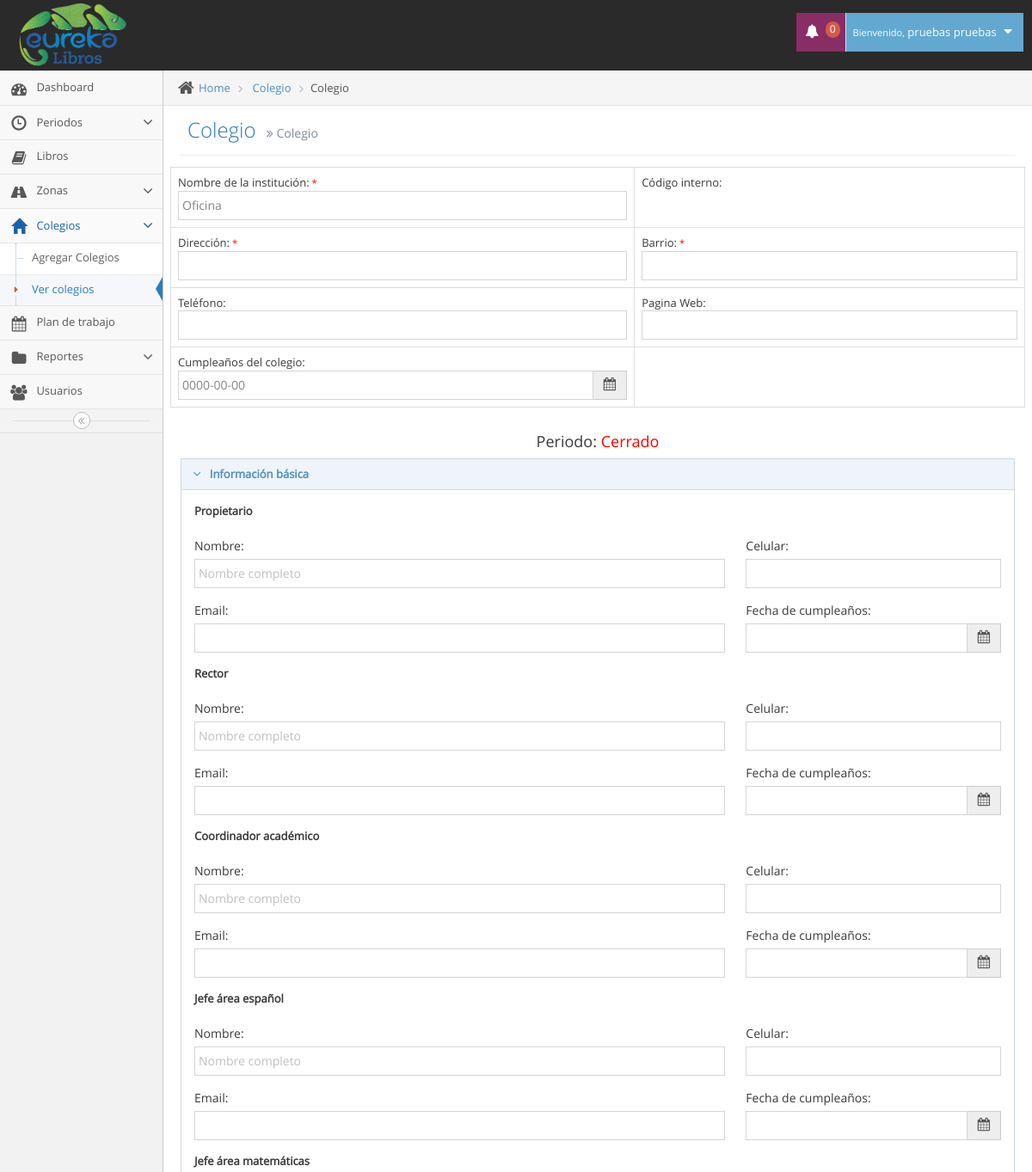
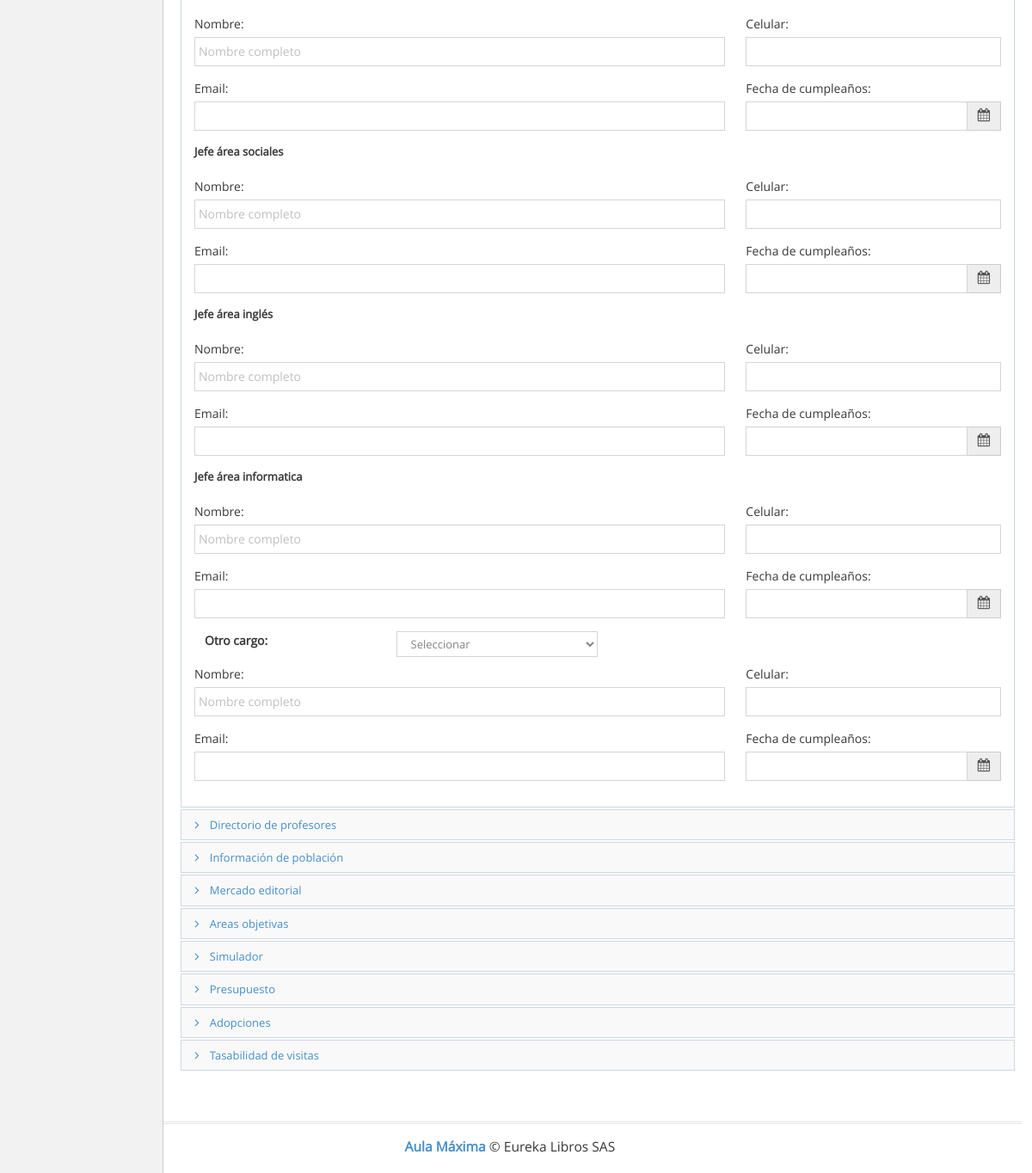
The page /colegio.php (signed in) on the database its author committed (2 pictures, top to bottom).
### tables this page shows
CREATE TABLE `usuarios` (
  `id` int(11) NOT NULL,
  `tipo` int(11) NOT NULL,
  `id_pais` int(11) NOT NULL,
  `cedula` varchar(12) NOT NULL,
  `nombres` varchar(100) NOT NULL,
  `apellidos` varchar(100) NOT NULL,
  `telefono` varchar(12) NOT NULL,
  `direccion` varchar(100) NOT NULL,
  `correo` varchar(100) NOT NULL,
  `clave` varchar(100) NOT NULL,
  `cod_zona` varchar(10) NOT NULL
);

CREATE TABLE `colegios` (
  `id` int(11) NOT NULL,
  `codigo` varchar(11) NOT NULL,
  `colegio` varchar(100) NOT NULL,
  `direccion` varchar(100) NOT NULL,
  `barrio` varchar(100) NOT NULL,
  `telefono` varchar(20) NOT NULL,
  `web` varchar(100) NOT NULL,
  `cumpleaños` date NOT NULL,
  `cod_zona` varchar(8) NOT NULL,
  `id_usuario` int(11) NOT NULL,
  `fecha_creacion` timestamp NOT NULL DEFAULT CURRENT_TIMESTAMP ON UPDATE CURRENT_TIMESTAMP
);

### colegio.php (the view, shortened to what the rows shown need)
<!DOCTYPE html>
<html lang="es">
	<head>
		<link rel="stylesheet" href="assets/css/bootstrap.min.css" />
		<link rel="stylesheet" href="assets/font-awesome/4.5.0/css/font-awesome.min.css" />
		<link rel="stylesheet" href="assets/css/jquery-ui.min.css" />
		<link rel="stylesheet" href="assets/css/bootstrap-datepicker3.min.css" />
		<link rel="stylesheet" href="assets/css/ace.min.css" class="ace-main-stylesheet" id="main-ace-style" />
		<link rel="stylesheet" href="assets/css/ace-skins.min.css" />
		<link rel="stylesheet" href="assets/css/ace-rtl.min.css" />
	</head>
	<body class="no-skin">
		<?php include("template/nav.php"); ?>
		<div class="main-container ace-save-state" id="main-container">
			<div class="main-content">
				<div class="main-content-inner">
					<div class="page-content">
						<div class="page-header">
							<h1>
								Colegio
								<small>
									<i class="ace-icon fa fa-angle-double-right"></i>
									Colegio
								</small>
							</h1>
						</div>
								<?php
	                                include("conexion/bdd.php");
	                                if (isset($_GET["codigo"])) {
	                                	$codigo_col= $_GET["codigo"];
	                                }
	                                else {
	                                	$codigo_col= $_POST["codigo"];
	                                }
	                                $sql = "SELECT id, codigo, colegio, direccion, barrio,telefono, web, telefono, cumpleaños FROM colegios WHERE codigo='".$codigo_col."'";
									$req = $bdd->prepare($sql);
									$req->execute();
									$colegio = $req->fetch();
                            	?>
                        <div class="row">
                        	<table class="table table-bordered table-hover">
                        		<form action="php/actualizar_colegio.php" method="POST">
                        		<tr>
                        			<td>Nombre de la institución:<small style="color:red;"> *</small><input type="text" name="colegio" class="form-control" value="<?php echo $colegio['colegio']; ?>" required></td>
                        		</tr>
                        		<tr>
                        			<td>Cumpleaños del colegio: <div class="input-group"><input type="text" class="form-control date-picker" name="cumpleaños_c" id="cumpleaños_c" value="<?php echo $colegio['cumpleaños']; ?>" type="text" data-date-format="yyyy-mm-dd"/>
									<span class="input-group-addon">
										<i class="fa fa-calendar bigger-110"></i>
									</span></div></td>
                        		</tr>
                        	</table>
                        </div>
						</div>
					</div>
				</div>
			</div>
	</body>
</html>

### template/nav.php (shortened to what the rows shown need)
<div id="navbar" class="navbar navbar-default          ace-save-state">
			<div class="navbar-container ace-save-state" id="navbar-container">
				<div class="navbar-buttons navbar-header pull-right" role="navigation">
					<ul class="nav ace-nav">
						<li class="light-blue dropdown-modal">
							<a data-toggle="dropdown" href="#" class="dropdown-toggle">
								<?php
									require_once('conexion/bdd.php');
									$sql = "SELECT nombres,apellidos FROM usuarios WHERE id='".$_SESSION['id']."'";
									$req = $bdd->prepare($sql);
									$req->execute();
									$usuario = $req->fetch();
									$nombre_completo=$usuario["nombres"]." ".$usuario["apellidos"];
								?>
									<small>Bienvenido,</small>
									<?php echo $nombre_completo; ?>
								<i class="ace-icon fa fa-caret-down"></i>
							</a>
						</li>
					</ul>
				</div>
			</div>
		</div>

### rows shown on the page
usuarios: nombre_completo "pruebas pruebas"
colegios: colegio "Oficina", cumpleaños_c "0000-00-00"
